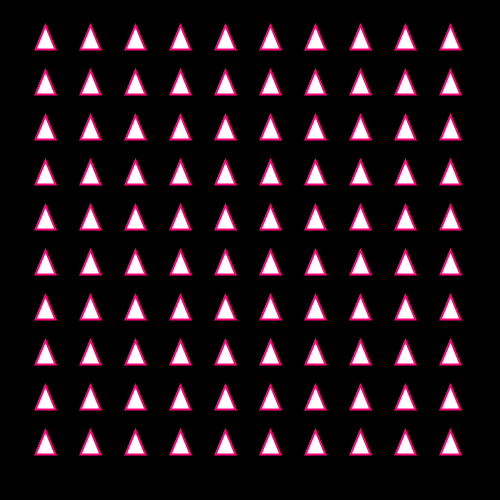
Frame 1 (no input)
Frame 60 (the mouse pressed at the canvas centre just before this capture): identical to frame 1, image omitted
Frame 120 (the mouse held since frame 60 and released just before this capture): identical to frame 1, image omitted

The Processing sketch that drew this single still picture (run headless with seeded random() and noise(); from frame 60 on, the mouse is pressed at the canvas centre):

// Processing sketch: triangles
// ── triangles.pde

class Triangle {
  PVector pos;
  float rotation;
 
  Triangle(float x, float y) {
    pos = new PVector(x, y);
    rotation = 0;
  }

  void draw() {
    stroke(255, 0, 120);
    pushMatrix();
    translate(pos.x, pos.y);
    rotate(rotation);
    scale(2, 2);
    triangle(-5, 2, 5, 2, 0, -10);
    popMatrix();
  }

}

ArrayList<Triangle> friends = new ArrayList<Triangle>();

void setup() {
  size(500, 500);
  
  int N = 10;
  int spacing = width / (N + 1);
  for (int i = 0; i < N; i++) {
    for (int j = 0; j < N; j++) {
      friends.add(new Triangle( i * spacing + spacing, j * spacing + spacing ));
    }
  }
}

void draw() {
  background(0);

  for (Triangle t : friends) {
    t.draw();
  }
}
